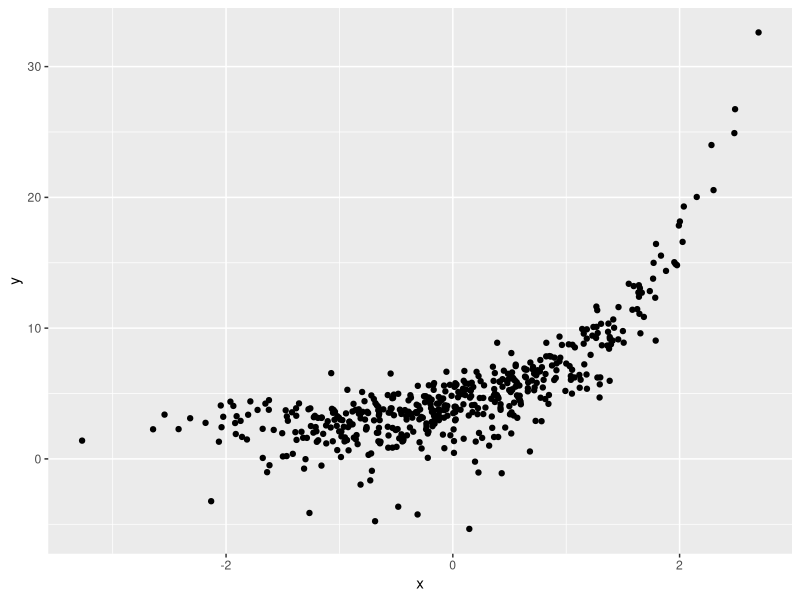
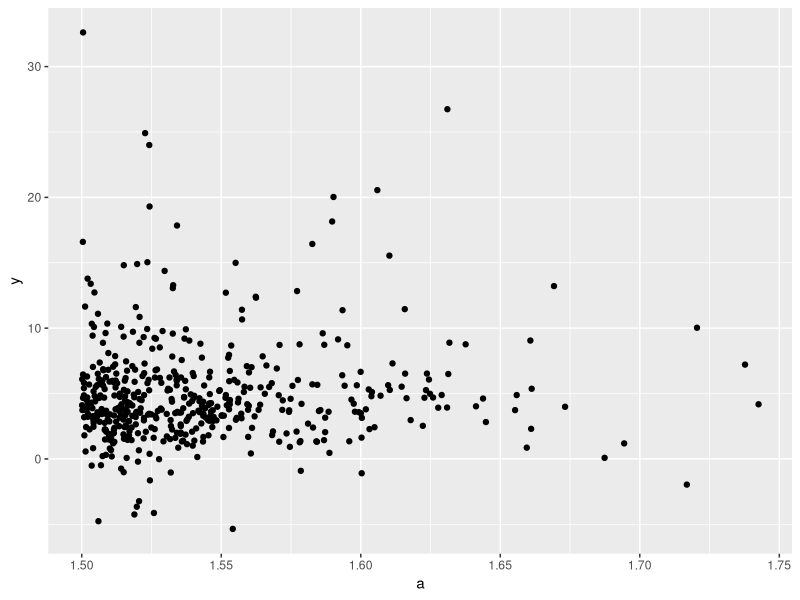
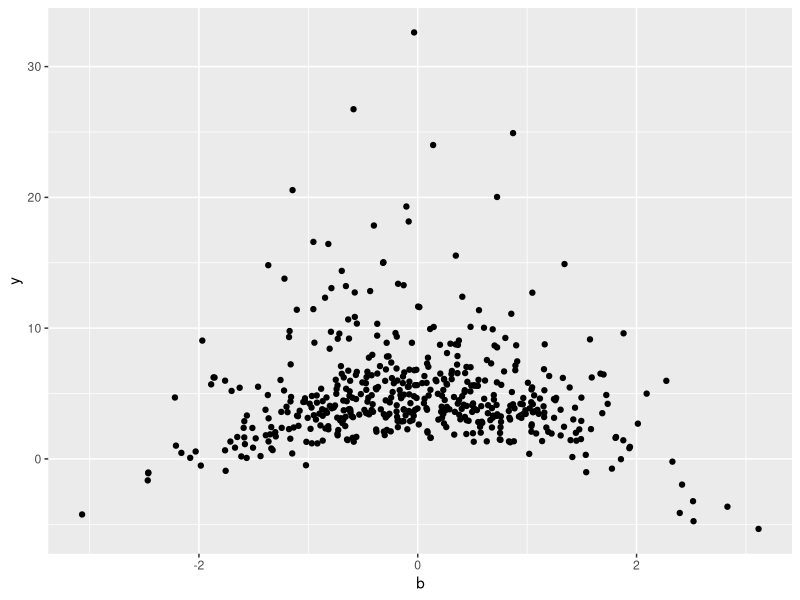
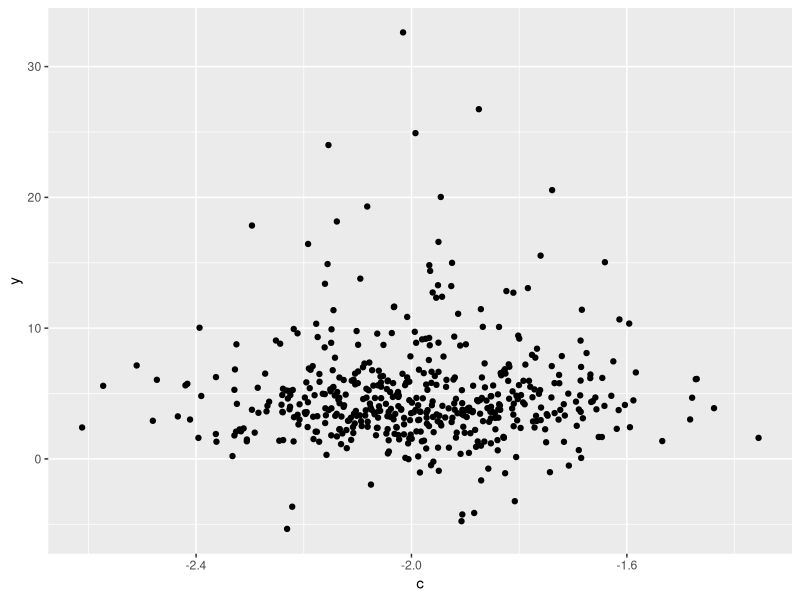
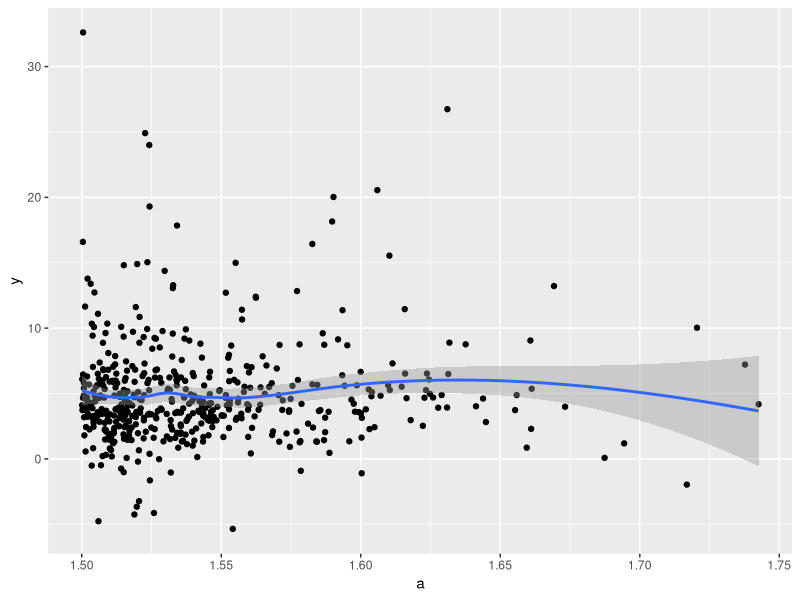
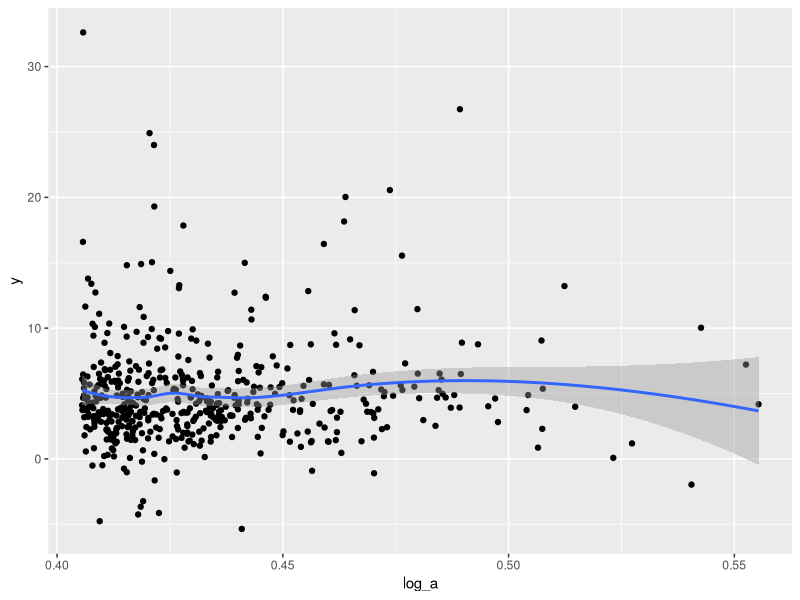
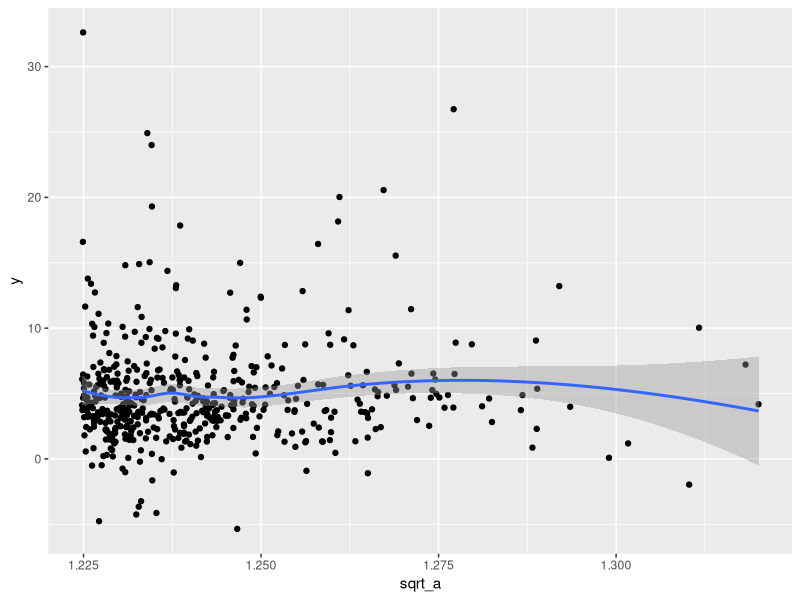
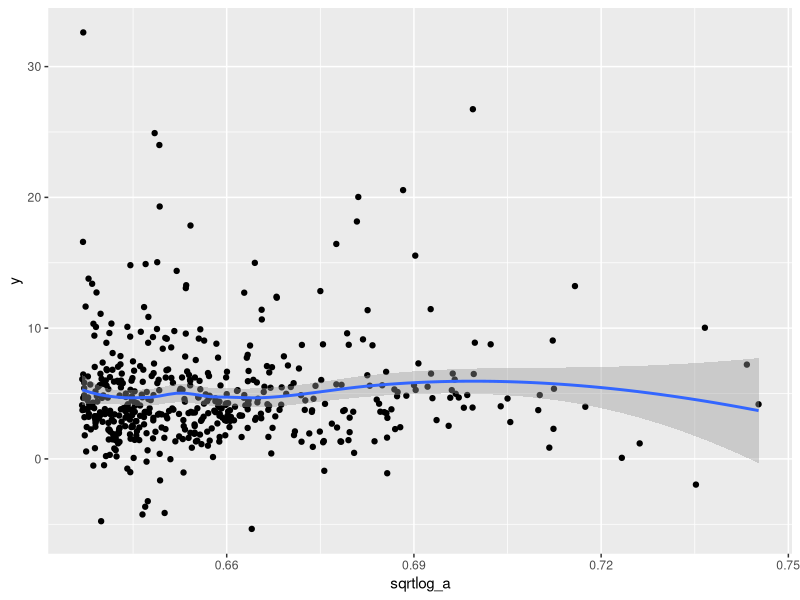

Write the R code that produced these figures, in order.
## ---- chunk 1
library(readr)
library(dplyr)
library(ggplot2)
library(GGally) 
library(gridExtra)
data<-read.csv('class11_LAB_dataFrame_20190930T2158.csv')
data<-data%>%select(x,a,b,c,y)
## ---- chunk 2
ggplot(data=data,mapping=aes(x=x,y=y) )+geom_point()
ggplot(data=data,mapping=aes(x=a,y=y) )+geom_point()
ggplot(data=data,mapping=aes(x=b,y=y) )+geom_point()
ggplot(data=data,mapping=aes(x=c,y=y) )+geom_point()

## ---- chunk 3
model_a<-lm(y~a, data=data)
summary(model_a)
ggplot(data=data,mapping=aes(x=a,y=y) )+geom_point()+geom_smooth()


## ---- chunk 4
#log a
logdata<-data %>% mutate(
  log_a=log(a)
  )
log<-lm(y~log_a, data=logdata)
ggplot(data=logdata,mapping=aes(x=log_a,y=y) )+geom_point()+geom_smooth()

#sqrt a
sqrtdata<-data%>% mutate(
  sqrt_a=sqrt(a)
)
sqrt<-lm(y~sqrt_a,data=sqrtdata)
ggplot(data=sqrtdata,mapping=aes(x=sqrt_a,y=y) )+geom_point()+geom_smooth()
# 
# #square a
# sqdata<-data%>% mutate(
#   sq_a=a^2
# )
# sq<-lm(y~sq_a,data=sqdata)
# ggplot(data=sqdata,mapping=aes(x=sq_a,y=y) )+geom_point()+geom_smooth()

#sqrt log a
sqrtlogdata<-data %>% mutate(
  sqrtlog_a=sqrt(log(a))
  )
sqrtlog<-lm(y~sqrtlog_a, data=sqrtlogdata)
ggplot(data=sqrtlogdata,mapping=aes(x=sqrtlog_a,y=y) )+geom_point()+geom_smooth()

#log log a
loglogdata<-data %>% mutate(
  loglog_a=log(log(a))
  )
loglog<-lm(y~loglog_a, data=loglogdata)
ggplot(data=loglogdata,mapping=aes(x=loglog_a,y=y) )+geom_point()+geom_smooth()




## ---- chunk 5

logdata <- logdata %>%
mutate(
residuals1 = residuals(log),
fitted = predict(log)
)
ggplot(data = logdata, mapping = aes(x = residuals1)) +
geom_histogram() +
ggtitle("Residuals")

sqrtdata <- sqrtdata %>%
mutate(
residuals2 = residuals(sqrt),
fitted = predict(sqrt)
)
ggplot(data = sqrtdata , mapping = aes(x = residuals2)) +
geom_histogram() +
ggtitle("Residuals")

sqrtlogdata <- sqrtlogdata %>%
mutate(
residuals3 = residuals(sqrtlog),
fitted = predict(sqrtlog)
)
ggplot(data = sqrtlogdata, mapping = aes(x = residuals3)) +
geom_histogram() +
ggtitle("Residuals")

loglogdata <- loglogdata %>%
mutate(
residuals4 = residuals(loglog),
fitted = predict(loglog)
)
ggplot(data = loglogdata, mapping = aes(x = residuals4)) +
geom_histogram() +
ggtitle("Residuals")


## ---- chunk 6
ggplot(data = logdata, mapping = aes(sample = residuals1)) +
stat_qq() +
stat_qq_line() +
ggtitle("Residuals Q-Q")

ggplot(data = sqrtdata, mapping = aes(sample = residuals2)) +
stat_qq() +
stat_qq_line() +
ggtitle("Residuals Q-Q")

ggplot(data = sqrtlogdata, mapping = aes(sample = residuals3)) +
stat_qq() +
stat_qq_line() +
ggtitle("Residuals Q-Q")

ggplot(data = loglogdata, mapping = aes(sample = residuals4)) +
stat_qq() +
stat_qq_line() +
ggtitle("Residuals Q-Q")
## ---- chunk 7
#Multiple linear regression model 
MLR<-lm(y~x+a+b+c,data=data)
summary(MLR)

#Residuals 
#Histogram of the above 4 model residuals 
model_x<-lm(y~x,data=data)
ggplot(data =data, mapping = aes(x =residuals(model_x))) +
geom_histogram() +
ggtitle("Residuals")

ggplot(data = data, mapping = aes(x = residuals(model_a))) +
geom_histogram() +
ggtitle("Residuals")

model_b<-lm(y~b,data=data)
ggplot(data = data, mapping = aes(x = residuals(model_b))) +
geom_histogram() +
ggtitle("Residuals")

model_c<-lm(y~c,data=data)
ggplot(data = data, mapping = aes(x = residuals(model_c))) +
geom_histogram() +
ggtitle("Residuals")

#A qqplot of the above 4 model residuals
ggplot(data = data, mapping = aes(sample = residuals(model_x))) +
stat_qq() +
stat_qq_line() +
ggtitle("Residuals Q-Q")

ggplot(data = data, mapping = aes(sample = residuals(model_a))) +
stat_qq() +
stat_qq_line() +
ggtitle("Residuals Q-Q")

ggplot(data = data, mapping = aes(sample = residuals(model_b))) +
stat_qq() +
stat_qq_line() +
ggtitle("Residuals Q-Q")

ggplot(data = data, mapping = aes(sample = residuals(model_c))) +
stat_qq() +
stat_qq_line() +
ggtitle("Residuals Q-Q")

#Equal variane 
plot(data$x,residuals(model_x), tck=0.01)
title('x')

plot(data$a, residuals(model_a),tck=0.01)
title('a')

plot(data$b, residuals(model_b),tck=0.01)
title('b')

plot(data$c, residuals(model_c),tck=0.01)
title('c')



#Plot of MLR
ggpairs(data)

#Transform the variable x
ggplot(aes(x=exp(x),y=y),data=data)+geom_point()




